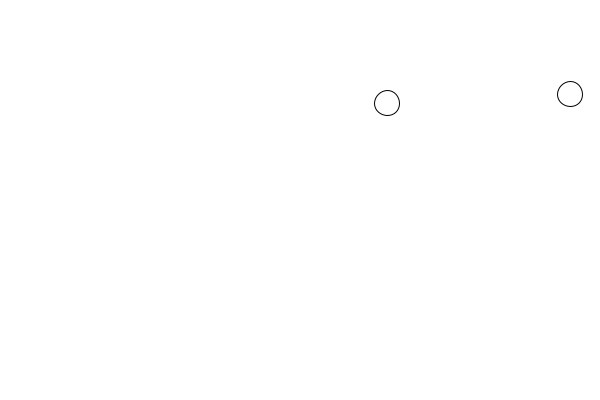
Frame 1 (no input)
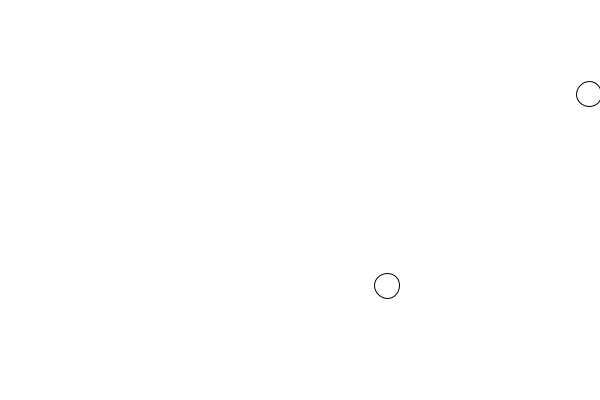
Frame 60 (the mouse pressed at the canvas centre just before this capture)
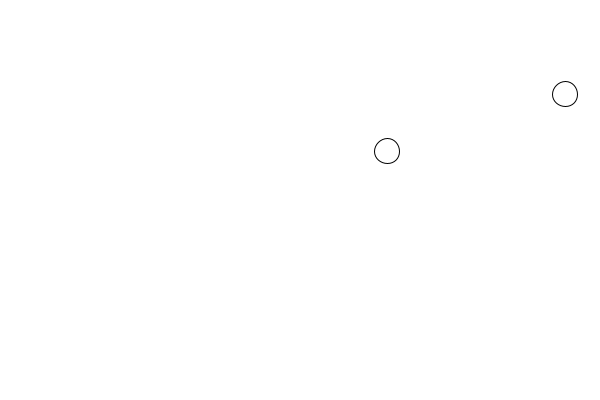
Frame 120 (the mouse held since frame 60 and released just before this capture)

The Processing sketch that drew these frames (run headless with seeded random() and noise(); from frame 60 on, the mouse is pressed at the canvas centre):

// Processing sketch: w13_force
// ── w13_force.pde
Orb orb1, orb2;
PVector gravity, wind;

void setup() {
  size(600, 400);
  orb1 = new Orb(int(random(width)), int(random(height)), 25);
  orb2 = new Orb(int(random(width)), int(random(height)), 25);
  gravity = new PVector(0, 0.1);
  wind = new PVector(0.1, 0);
}

void draw() {
  background(255);
  orb1.applyForce(gravity);
  orb2.applyForce(wind);
  orb1.run();
  orb2.run();
  orb1.display();
  orb2.display();
}

// ── Orb.pde
class Orb {
  PVector position, velocity, acceleration;
  int size;

  Orb(int x, int y, int s) {
    position = new PVector(x, y);
    velocity = new PVector(0, 0);
    acceleration = new PVector(0, 0);
    size = s;
  }//constructor

  void display() {
    circle(position.x, position.y, size);
  }//display

  void run() {
    velocity.add(acceleration);
    if (checkYBoundary()) {
      velocity.y *= -1;
    }//if
    if (checkXBoundary()) {
      velocity.x *= -1;
    }//if
    position.add(velocity);
    acceleration.set(0,0);
  }//run

  void applyForce(PVector force) {
    acceleration.add(force);
  }//applyForce

  boolean checkYBoundary() {
    boolean check = position.y >= height - size/2;
    check = check || (position.y <= size/2);
    return check;
  }//checkYBoundary
  
  boolean checkXBoundary() {
    boolean check = position.x >= width - size/2;
    check = check || (position.x <= size/2);
    return check;
  }//checkXBoundary
}//Orb
